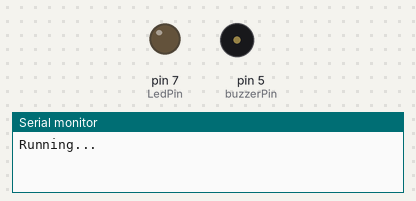
This sketch was run on a simulated Arduino Uno, built with avr-gcc and run on an emulated ATmega328P. Parts: output pins drawn as LEDs (lit = HIGH), buzzer (waves = sounding), the last lines printed to the serial monitor.

Above: at 0.5 s.
At 6.0 s:
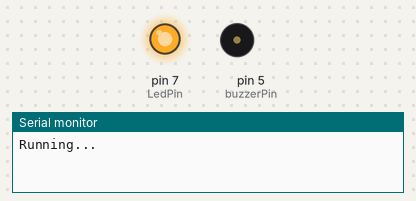
At 9.5 s:
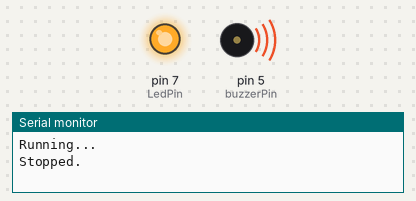
At 22.5 s:
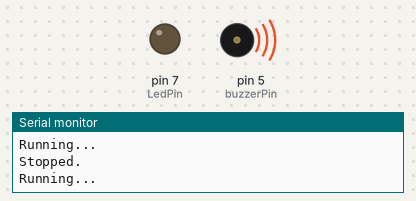
Timing chart, 0 to 27.3 s (numbered marks = the images above):
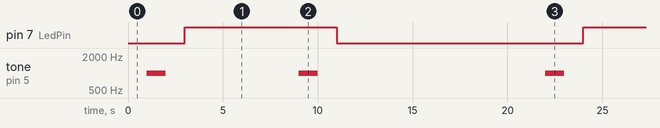

Measured:
- by itself, pin 7 (LedPin): alternates HIGH for 8.0 s and LOW for 13.0 s
- by itself, tone on pin 5 (buzzerPin): repeats every 21.0 s: silent 7.0 s, 1000 Hz 1.0 s, silent 12.0 s, 1000 Hz 1.0 s

The sketch:

construction.ino
```cpp
const int LedPin = 7;
const int RelayPin = 8;
const int buzzerPin = 5;
const long interval = 10 * 1000; // 10 mins
const long runningTime =  5 * 1000; // 1 min


void setup() {
  pinMode(LedPin, OUTPUT);

  // put your setup code here, to run once:
  Serial.begin(9600);

  // Wait for Serial to begin
  while(! Serial) {;}
}

void buzzer(long ms)
{
  delay(1000);
  tone(buzzerPin, 1000); // Send 1kHz sound signal
  delay(ms);
  noTone(buzzerPin);
  delay(1000);
}

void run() {
  Serial.println("Running...");
  buzzer(1000);
  digitalWrite(LedPin, HIGH);
  digitalWrite(RelayPin, LOW);  // ON

  // Running
  delay(runningTime);

  Serial.println("Stopped.");
  buzzer(1000);
  digitalWrite(RelayPin, HIGH); // OFF
  digitalWrite(LedPin, LOW);
}

void loop() {
  // put your main code here, to run repeatedly:
  run();
  delay(interval);
}
```
